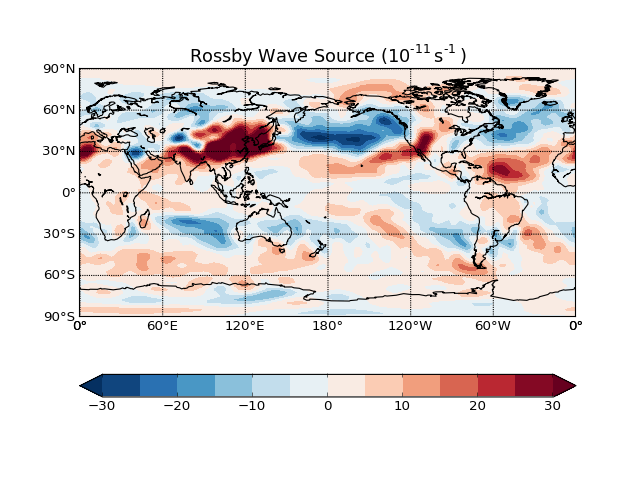

This chart was generated by the following Python code:
"""Compute Rossby wave source from the long-term mean flow.

This example uses the iris interface.

Additional requirements for this example:

* iris (https://scitools-iris.readthedocs.io/)
* matplotlib (https://matplotlib.org/)
* cartopy (https://cartopy.readthedocs.io/)

"""
import warnings

import cartopy.crs as ccrs
import iris
import iris.plot as iplt
from iris.coord_categorisation import add_month
import matplotlib as mpl
import matplotlib.pyplot as plt

from windspharm.iris import VectorWind
from windspharm.examples import example_data_path

mpl.rcParams['mathtext.default'] = 'regular'


# Read zonal and meridional wind components from file using the iris module.
# The components are in separate files. We catch warnings here because the
# files are not completely CF compliant.
with warnings.catch_warnings():
    warnings.simplefilter('ignore', UserWarning)
    uwnd = iris.load_cube(example_data_path('uwnd_mean.nc'))
    vwnd = iris.load_cube(example_data_path('vwnd_mean.nc'))
uwnd.coord('longitude').circular = True
vwnd.coord('longitude').circular = True

# Create a VectorWind instance to handle the computations.
w = VectorWind(uwnd, vwnd)

# Compute components of rossby wave source: absolute vorticity, divergence,
# irrotational (divergent) wind components, gradients of absolute vorticity.
eta = w.absolutevorticity()
div = w.divergence()
uchi, vchi = w.irrotationalcomponent()
etax, etay = w.gradient(eta)
etax.units = 'm**-1 s**-1'
etay.units = 'm**-1 s**-1'

# Combine the components to form the Rossby wave source term.
S = eta * -1. * div - (uchi * etax + vchi * etay)
S.coord('longitude').attributes['circular'] = True

# Pick out the field for December at 200 hPa.
time_constraint = iris.Constraint(month='Dec')
add_month(S, 'time')
S_dec = S.extract(time_constraint)

# Plot Rossby wave source.
clevs = [-30, -25, -20, -15, -10, -5, 0, 5, 10, 15, 20, 25, 30]
ax = plt.subplot(111, projection=ccrs.PlateCarree(central_longitude=180))
fill = iplt.contourf(S_dec * 1e11, clevs, cmap=plt.cm.RdBu_r, extend='both')
ax.coastlines()
ax.gridlines()
plt.colorbar(fill, orientation='horizontal')
plt.title('Rossby Wave Source ($10^{-11}$s$^{-1}$)', fontsize=16)
plt.show()
